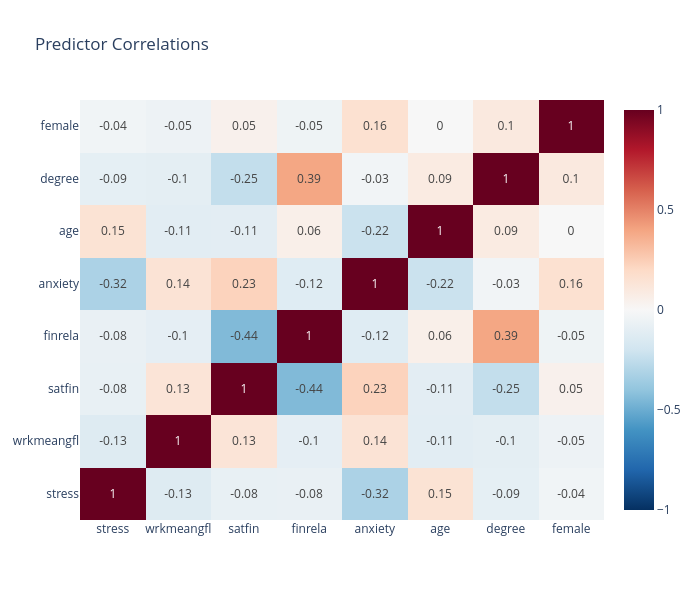

The notebook cell saved with this chart:
### Code cell
# Predictor correlation matrix
corr_matrix = df_analysis[X_cols].corr()
corr_matrix.columns = predictor_names
corr_matrix.index = predictor_names

fig = go.Figure(data=go.Heatmap(
    z=corr_matrix.values,
    x=corr_matrix.columns,
    y=corr_matrix.columns,
    colorscale='RdBu_r',
    zmin=-1, zmax=1,
    text=np.round(corr_matrix.values, 2),
    texttemplate='%{text}'
))
fig.update_layout(title='Predictor Correlations', width=700, height=600)
fig.show()

### Figure 1 — Plotly figure (JSON) as saved in the notebook; plotly's stock layout.template omitted (floating-point values rounded to 4 significant figures)
{"data": [{"colorscale": [[0, "rgb(5,48,97)"], [0.1, "rgb(33,102,172)"], [0.2, "rgb(67,147,195)"], [0.3, "rgb(146,197,222)"], [0.4, "rgb(209,229,240)"], [0.5, "rgb(247,247,247)"], [0.6, "rgb(253,219,199)"], [0.7, "rgb(244,165,130)"], [0.8, "rgb(214,96,77)"], [0.9, "rgb(178,24,43)"], [1, "rgb(103,0,31)"]], "text": [[1.0, -0.13, -0.08, -0.08, -0.32, 0.15, -0.09, -0.04], [-0.13, 1.0, 0.13, -0.1, 0.14, -0.11, -0.1, -0.05], [-0.08, 0.13, 1.0, -0.44, 0.23, -0.11, -0.25, 0.05], [-0.08, -0.1, -0.44, 1.0, -0.12, 0.06, 0.39, -0.05], [-0.32, 0.14, 0.23, -0.12, 1.0, -0.22, -0.03, 0.16], [0.15, -0.11, -0.11, 0.06, -0.22, 1.0, 0.09, -0.0], [-0.09, -0.1, -0.25, 0.39, -0.03, 0.09, 1.0, 0.1], [-0.04, -0.05, 0.05, -0.05, 0.16, -0.0, 0.1, 1.0]], "texttemplate": "%{text}", "type": "heatmap", "x": ["stress", "wrkmeangfl", "satfin", "finrela", "anxiety", "age", "degree", "female"], "y": ["stress", "wrkmeangfl", "satfin", "finrela", "anxiety", "age", "degree", "female"], "z": [[1.0, -0.1324, -0.07995, -0.07508, -0.3159, 0.1459, -0.09213, -0.03718], [-0.1324, 1.0, 0.1333, -0.09587, 0.1413, -0.1126, -0.1004, -0.05467], [-0.07995, 0.1333, 1.0, -0.444, 0.2294, -0.1075, -0.2458, 0.0466], [-0.07508, -0.09587, -0.444, 1.0, -0.1243, 0.0563, 0.3933, -0.04752], [-0.3159, 0.1413, 0.2294, -0.1243, 1.0, -0.2177, -0.0303, 0.1603], [0.1459, -0.1126, -0.1075, 0.0563, -0.2177, 1.0, 0.08858, -0.001568], [-0.09213, -0.1004, -0.2458, 0.3933, -0.0303, 0.08858, 1.0, 0.09806], [-0.03718, -0.05467, 0.0466, -0.04752, 0.1603, -0.001568, 0.09806, 1.0]], "zmax": 1, "zmin": -1}], "layout": {"height": 600, "title": {"text": "Predictor Correlations"}, "width": 700}}
